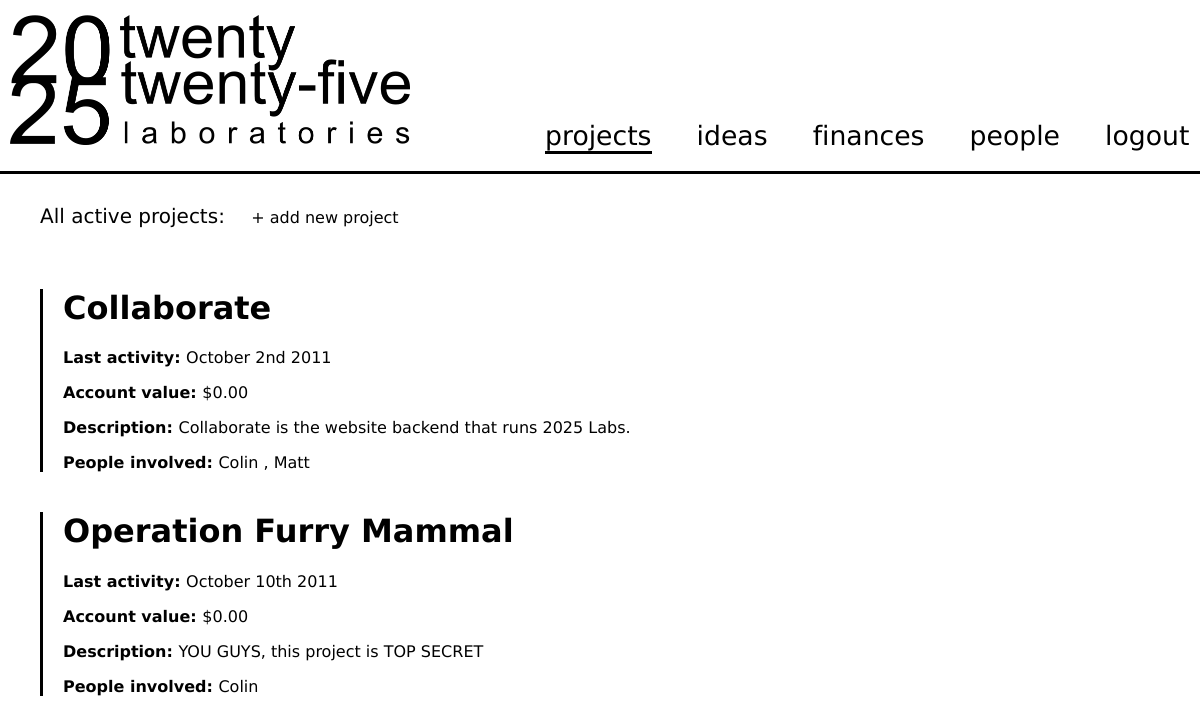
The page /collaborate/projects (signed in) on the database as committed earlier.
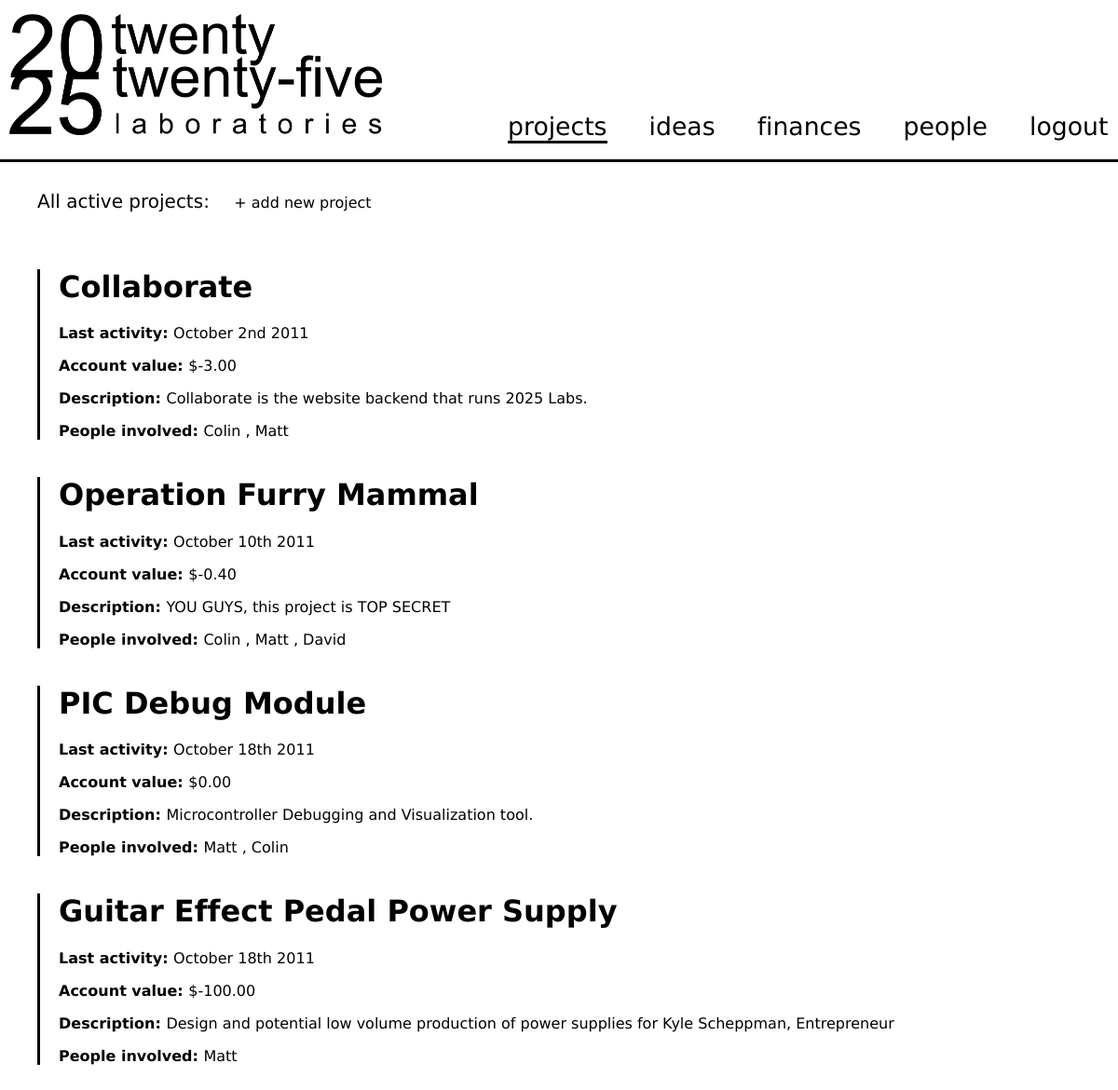
The same page on the database as committed later.
### tables this page shows
CREATE TABLE IF NOT EXISTS `projects` (
  `project_id` int(11) NOT NULL AUTO_INCREMENT,
  `project_name` varchar(40) NOT NULL,
  `project_description` varchar(140) NOT NULL,
  `project_salespitch` text NOT NULL,
  `project_creationdate` timestamp NOT NULL DEFAULT CURRENT_TIMESTAMP ON UPDATE CURRENT_TIMESTAMP,
  `project_creator_id` int(11) NOT NULL,
  `project_code` varchar(6) NOT NULL,
  `project_unique` int(11) NOT NULL,
  PRIMARY KEY (`project_id`),
  UNIQUE KEY `project_unique` (`project_unique`)
);

CREATE TABLE IF NOT EXISTS `users` (
  `user_id` int(20) NOT NULL AUTO_INCREMENT,
  `user_pass` varchar(32) NOT NULL,
  `user_name` varchar(20) NOT NULL,
  `user_realname` varchar(50) NOT NULL,
  `user_photo` blob NOT NULL,
  `user_creationdate` timestamp NOT NULL DEFAULT CURRENT_TIMESTAMP,
  `user_publicdesc` text NOT NULL,
  `user_email` varchar(80) NOT NULL,
  PRIMARY KEY (`user_id`)
);

### include/functions.php (called while the page is built, shortened)
<?php
function getFirstName($name) {
	$n = explode(" ",$name);
	return $n[0];
}
function format_dollars($number) {
	return "$".number_format($number,2);
}
?>
<?php
function projBalance($p) {
	$balance = 0;
	$debits = mysql_fetch_assoc(mysql_query($queros="select sum(transaction_value) as t from transactions,accounts as ac_d, accounts as ac_c where ac_d.account_owner_id = $p and ac_d.account_id = transaction_debtor and ac_c.account_id = transaction_creditor and ac_d.account_type = 'project'"));
	$balance -= $debits['t'];
	$credits = mysql_fetch_assoc(mysql_query($queros="select sum(transaction_value) as t from transactions,accounts as ac_d, accounts as ac_c where ac_c.account_owner_id = $p and ac_d.account_id = transaction_debtor and ac_c.account_id = transaction_creditor and ac_d.account_type != 'shareholder' and ac_c.account_type = 'project'"));
	$balance += $credits['t'];
	return $balance;
}
?>

### collaborate/projects.php (the view)
<?php
$projects = mysql_query('select * from projects limit 0,10')
?>
<p><?php echo COLLAB_PROJECTS_SEARCH; ?><span class=sidenote><a href=<?php echo BASE_URL; ?>new-project >+ add new project</a> </span></p><br />
<?php
while($p = mysql_fetch_assoc($projects)) {
	?>
	<div class="people-entry">
	<h1><a href='project/<?php echo $p['project_id']; ?>' ><?php echo $p['project_name']; ?></a></h1>
	<p><b><?php echo COLLAB_PROJECTS_ENTRY1;?></b> <span><?php echo date('F jS Y',strtotime($p['project_creationdate'])); ?> </span></p>
	<p><b><?php echo COLLAB_PROJECTS_ENTRY2;?></b> <span> <?php echo format_dollars(projBalance($p['project_id'])); ?> </span></p>
	<p><b><?php echo COLLAB_PROJECTS_ENTRY3;?></b> <span> <?php echo $p['project_description']; ?> </span></p>
	<p><b><?php echo COLLAB_PROJECTS_ENTRY4;?></b> <span>
		<?php
			$mems = mysql_query('select * from users, projectmemberships where projectmembership_user_id = user_id and projectmembership_project_id = ' . $p['project_id'] . ' limit 0,5') or die(mysql_error());
			$first=true;
			while($mem = mysql_fetch_assoc($mems)) {
				if($first) $first = false;
				else echo ",";
				?>
				<?php echo getFirstName($mem['user_realname']); ?>
				<?php
			}
		?>
		</span></p>
	</div>
	<?php
}
?>

### collaborate/include/header.php (shortened to what this page needs)
<!DOCTYPE html PUBLIC "-//W3C//DTD HTML 4.01//EN"
   "http://www.w3.org/TR/html4/strict.dtd">
<html xmlns="http://www.w3.org/1999/xhtml" lang="en">
<head>
<link rel=stylesheet href="<?php echo BASE_URL; ?>css/ui-lightness/jquery-ui-1.8.16.custom.css" />
<link rel=stylesheet href="<?php echo BASE_URL; ?>style/style.css" />
</head>
<body>
<div id=header>
<img onClick="goto('/collaborate/')" src="/images/2025.png" />
	<ul>
		<?php
		$links['projects'] = COLLAB_MENU1;
		$links['ideas'] = COLLAB_MENU_IDEA;
		$links['finances'] = COLLAB_MENU2;
		$links['people'] = COLLAB_MENU3;
		$links['logout.php'] = COLLAB_MENU_LOGOUT;
		foreach($links as $l => $n) {
			if($_SERVER["PHP_SELFZ"] == $l) $selected = "class=selected";
			else $selected = "";
			echo "<li $selected><a href='".BASE_URL."$l'>$n</a></li>\n";
		}
		?>
	</ul>
</div>
<div id=content>

### collaborate/decode.php (shortened to what this page needs)
<?php
function display_page($page) {
	include('include/header.php');
	if(file_exists($page.".php")) include($page.".php");
	else include("404.php");
	include('include/footer.php');
	return;
}
include('include/auth_head.php');
if(preg_match('~^/collaborate/([a-z\-]+)/*$~',$_SERVER['REQUEST_URI'],$m)) return display_page($m[1]);
return display_page("404");
?>

### collaborate/include/footer.php (shortened to what this page needs)
</div>
</body>
</html>

### collaborate/style/style.css (style rules this page uses)
body { margin: 0; padding: 0; }
body { overflow: auto; font-family: Bits, 'Arial'; }
div#header > img { display:inline; width: 400px; z-index: 10; left: 20px; top: 20px; margin-left: 10px; margin-top: 15px; }
div#header > ul { margin-top: 120px; margin-left: 50px; display: inline; }
a { color: black; text-decoration: none; }
h1 { margin-left: 0px; }
b { font-weight: bold; }
div#header { border-bottom: 3px solid black; margin: 0 0 0 0; display: block; padding-bottom: 20px; margin-bottom: 20px; }
div#header > ul > li { font-size: 20pt; display: inline; list-style-type: none; margin-left: 40px; margin-top: 120px; }
div#header > ul > li.selected { border-bottom: 3px solid black; }
span.sidenote { font-size: 12pt; font-weight: normal; margin-left: 20px; }
div#content { margin-top:30px; margin-left: 40px; }
div#content > p { font-size: 15pt; margin-left: 0px; margin-right: 40px; }
div.people-entry { margin-bottom: 40px; border-left: 3px solid black; padding-left: 20px; }

Rows that differ between the two databases and show on the page:
computed for projects "Collaborate": project_id "$0.00" → "$-3.00"
changed projects "Operation Furry Mammal": project_id "$0.00" → "$-0.40"; gains users (user_realname "Matt")
added users: user_realname "David", shown under projects "Operation Furry Mammal"
added projects: project_name "PIC Debug Module", project_creationdate "October 18th 2011", project_id "$0.00", project_description "Microcontroller Debugging and Visualization tool.", users (user_realname "Matt"), users (user_realname "Colin")
added projects: project_name "Guitar Effect Pedal Power Supply", project_creationdate "October 18th 2011", project_id "$-100.00", project_description "Design and potential low volume production of power supplies for Kyle Scheppman, Entrepreneur", users (user_realname "Matt")
